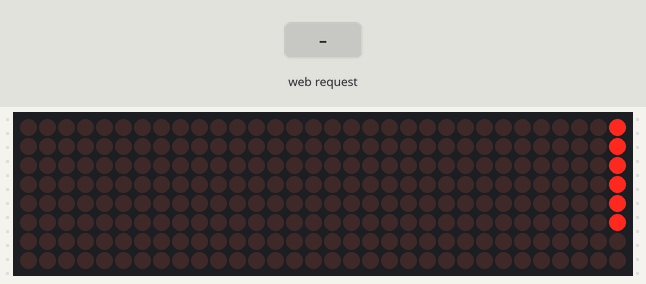
Simulated run of this sketch. Board: ESP8266 (NodeMCU). Shown: 32×8 LED matrix. Inputs (shaded band) come from the test bench. WiFi joins after 1.5 s; servers stay silent unless stated; what the sketch prints to the serial monitor is not drawn.

Above: at 2.05 s.
At 3.25 s:
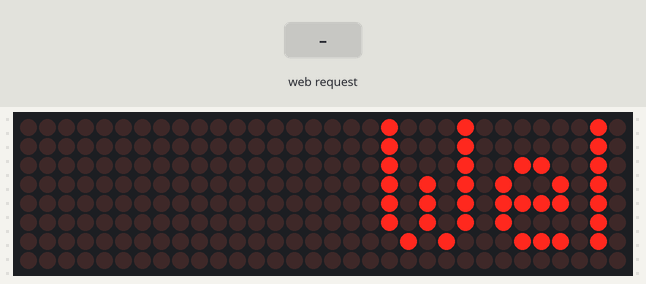
3.3 s: HTTP request GET /set?text=1 received
At 3.35 s:
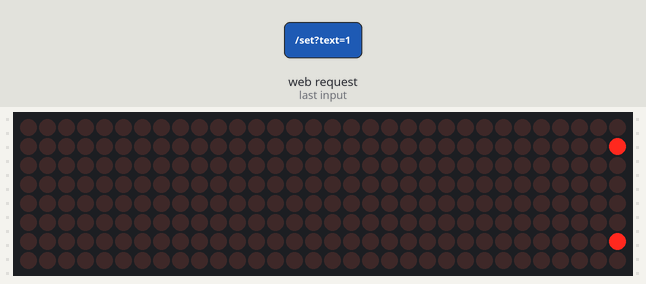

Measured:
- after the input at 3.3 s, the display: changes at once (image 2)

The sketch:

esp8266_led_matrix.ino
```cpp
/*
  ESP8266 LED Matrix Display with Web Control

  This code sets up an ESP8266 microcontroller to control an LED matrix display.
  It creates a Wi-Fi access point and hosts a web server that allows users to
  input a custom message to be scrolled across the LED matrix.

  Required Libraries:
  - ESPAsyncWebServer
  - ESPAsyncTCP
  - MD_Parola
  - MD_MAX72xx
  - ESP8266WiFi
  - SPI

  Hardware Setup:
  - Connect the LED matrix to the ESP8266 using the specified DATA_PIN, CLK_PIN, and CS_PIN.
*/
#include <Arduino.h>
#include <ESPAsyncTCP.h>       // Provides async TCP support used by ESPAsyncWebServer
#include <SPI.h>               // communication between the MCU and the LED chip
#include <MD_Parola.h>         // for the text effect on the LED matrix
#include <MD_MAX72xx.h>        // Controls LED driver chip at a low level
#include <ESPAsyncWebServer.h> //Allows ESP8266 to run a fast web server that doesn't block the loop
#include <ESP8266WiFi.h>       //Enables Wi-Fi Functions for ESP8266 to create a network

// Hardware type and matrix configuration
#define HARDWARE_TYPE MD_MAX72XX::FC16_HW // Number of 8*8 matrix displays chained together
#define MAXDEVICES 4                      // Since we are using four 8*8 matrix
#define DATA_PIN D7                       // GPIO13 (General Purpose INPUT/OUTPUT)
#define CLK_PIN D6                        // GPIO14
#define CS_PIN D8                         // GPIO15

MD_Parola display = MD_Parola(HARDWARE_TYPE, DATA_PIN, CLK_PIN, CS_PIN, MAXDEVICES); // provides animation for the message to be displayed

// Wi-Fi network name (SSID) and password for the accesss point
const char *ssid = "Your_WiFi_SSID";         // input your wi-fi ssid
const char *password = "Your_WiFi_Password"; // input your wifi password

AsyncWebServer server(80); // Async web server on pot 80 (standard port)
String scrollText = "Welcome!";

void setup()
{
  // put your setup code here, to run once:
  Serial.begin(115200); // Start Serial Communication

  // Initialize SPI
  SPI.begin();

  // Start LED display
  display.begin();
  display.setIntensity(5);                                                 // Brightness of the display is set to 5 (medium)
  display.displayClear();                                                  // Clear any previous text
  display.displayScroll(scrollText.c_str(), PA_LEFT, PA_SCROLL_LEFT, 100); // scroll the message from left to right with speed 100ms per scroll frame

  // Set up Wi-Fi as access point by using the SSID and the Password
  WiFi.mode(WIFI_STA);        // Set wifi to station mode
  WiFi.begin(ssid, password); // start using wifi in access point mode using SSID and the password
  Serial.println("Connecting to Wifi ...");
  while (WiFi.status() != WL_CONNECTED)
  {
    delay(1000);
    Serial.print(".");
  }
  Serial.println();
  Serial.println("Connected to Wi-Fi");
  Serial.println(WiFi.localIP()); // print the IP address of the access point

  // Web page for input to enter the message to be displayed
  // HTML form is created to take input from the user
  server.on("/", HTTP_GET, [](AsyncWebServerRequest *request)
            {
  String html = "<h2>ESP8266 LED Matrix</h2>"
  "<form action='/set' method='GET'>"
  "<input type='text' name='text' placeholder='Enter message'/>"
  "<input type='submit' value='Scroll'/></form>";
  request->send(200, "text/html", html); });
  // Handle message update when the message to be displayed is submitted
  server.on("/set", HTTP_GET, [](AsyncWebServerRequest *request)
            {
              if (request->hasParam("text"))
              {
                scrollText = request->getParam("text")->value(); // Save the message
                display.displayClear();
                display.displayReset();
                display.displayScroll(scrollText.c_str(), PA_LEFT, PA_SCROLL_LEFT, 100); // Scroll the Text
              }
              request->redirect("/"); // Back to the main page after submitting
            });
  server.begin(); // Start the web server
}

void loop()
{
  // put your main code here, to run repeatedly:
  if (display.displayAnimate())
  {
    display.displayReset(); // Loop the message
  }
}
```
